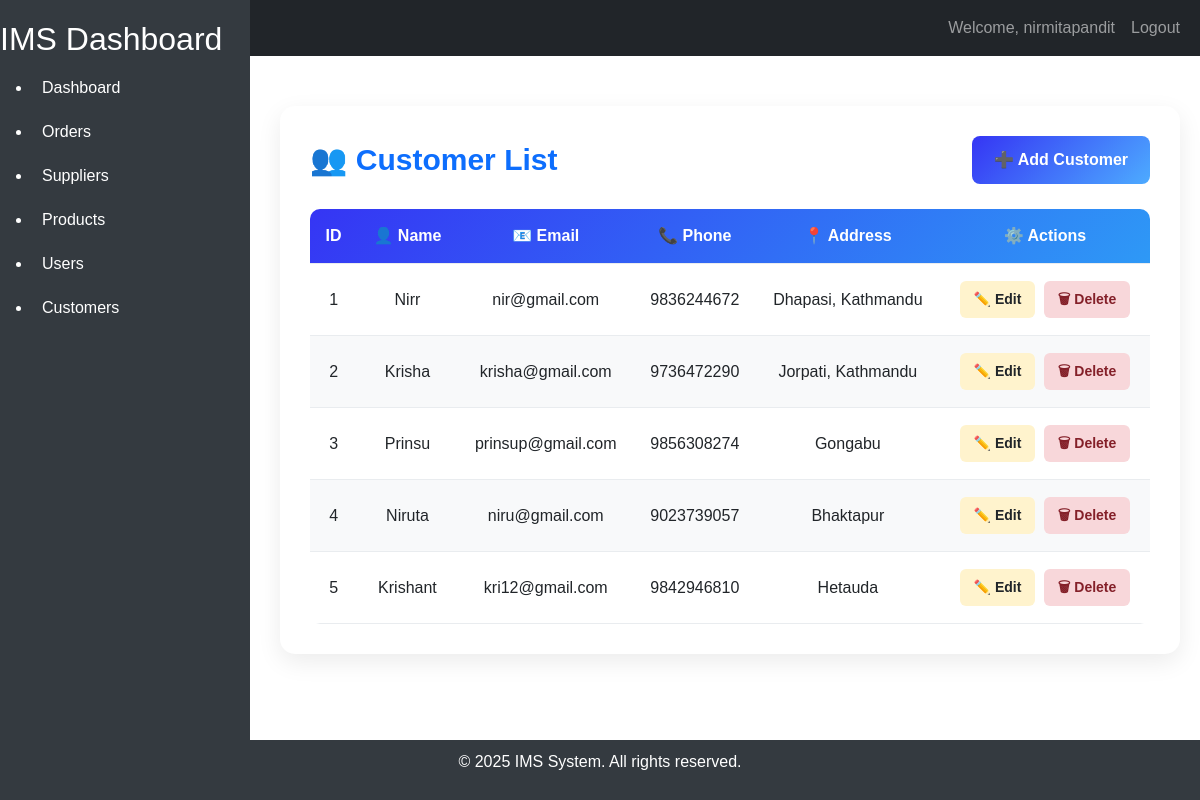
The page /customer/customers/ (signed in) on the database as committed earlier.
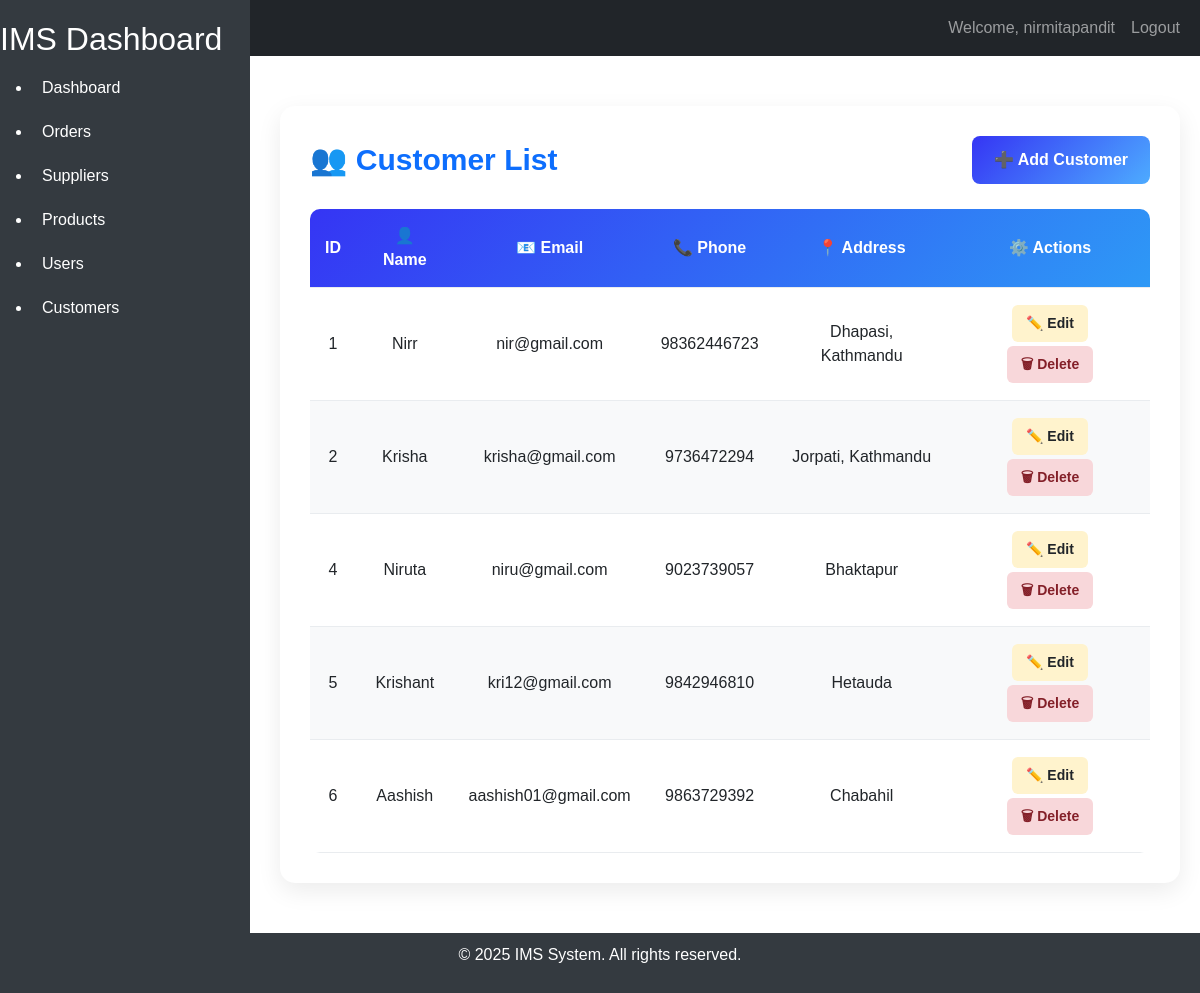
The same page on the database as committed later.
### customer/models.py (models this page shows, shortened)
class Customer(models.Model):
    id = models.AutoField(primary_key=True)
    name = models.CharField(max_length=100)
    email = models.EmailField(unique=True)
    phone = models.CharField(max_length=20, blank=True, null=True)
    address = models.TextField(blank=True, null=True)
    created_at = models.DateTimeField(auto_now_add=True)
    updated_at = models.DateTimeField(auto_now=True)
    class Meta:
        db_table = 'customers'
        verbose_name = 'Customer'
        verbose_name_plural = 'Customers'

### customer/views.py (the view)
# urls.py: path("customers/", CustomerListView.as_view(), name="customer-list"),
class CustomerListView(LoginRequiredMixin, ListView):
    model = Customer
    template_name = 'customer/customer_list.html'
    context_object_name = 'customers'
    paginate_by = 5

### customer/templates/customer/customer_list.html (shortened to what this page needs)
{% extends "home/base.html" %}
{% block content %}
<div class="customer-container">
    <div class="header">
        <h2>👥 Customer List</h2>
        <a href="{% url 'customers_create' %}" class="add-btn">
            ➕ Add Customer
        </a>
    </div>
    <table class="customer-table">
        <thead>
            <tr>
                <th>ID</th>
                <th>👤 Name</th>
                <th>📧 Email</th>
                <th>📞 Phone</th>
                <th>📍 Address</th>
                <th>⚙️ Actions</th>
            </tr>
        </thead>
        <tbody>
            {% for customer in customers %}
            <tr>
                <td>{{ customer.id }}</td>
                <td>{{ customer.name }}</td>
                <td>{{ customer.email }}</td>
                <td>{{ customer.phone }}</td>
                <td>{{ customer.address }}</td>
                <td>
                    <a href="{% url 'customers_update' customer.id %}" class="edit-btn">
                        ✏️ Edit
                    </a>
                    <a href="{% url 'customers_delete' customer.id %}" class="delete-btn">
                        🗑 Delete
                    </a>
                </td>
            </tr>
            {% empty %}
            <tr class="empty-row">
                <td colspan="6">
                    📭 No customers found.
                </td>
            </tr>
            {% endfor %}
        </tbody>
    </table>
</div>
{% endblock %}

Rows that differ between the two databases and show on the page:
removed Customer: id "3", name "Prinsu", email "prinsup@gmail.com", phone "9856308274", address "Gongabu"
changed Customer "Nirr": phone "9836244672" → "98362446723"
changed Customer "Krisha": phone "9736472290" → "9736472294"
added Customer: id "6", name "Aashish", email "aashish01@gmail.com", phone "9863729392", address "Chabahil"
